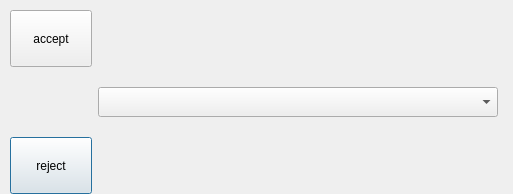
<?xml version="1.0" encoding="UTF-8"?>
<ui version="4.0">
 <class>Dialog</class>
 <widget class="QDialog" name="Dialog">
  <property name="windowModality">
   <enum>Qt::ApplicationModal</enum>
  </property>
  <property name="geometry">
   <rect>
    <x>0</x>
    <y>0</y>
    <width>513</width>
    <height>194</height>
   </rect>
  </property>
  <property name="windowTitle">
   <string>Dialog</string>
  </property>
  <property name="modal">
   <bool>true</bool>
  </property>
  <widget class="QWidget" name="gridLayoutWidget">
   <property name="geometry">
    <rect>
     <x>10</x>
     <y>10</y>
     <width>488</width>
     <height>184</height>
    </rect>
   </property>
   <layout class="QGridLayout" name="gridLayout">
    <item row="1" column="0">
     <spacer name="verticalSpacer_4">
      <property name="orientation">
       <enum>Qt::Vertical</enum>
      </property>
      <property name="sizeHint" stdset="0">
       <size>
        <width>20</width>
        <height>40</height>
       </size>
      </property>
     </spacer>
    </item>
    <item row="2" column="1">
     <spacer name="verticalSpacer_3">
      <property name="orientation">
       <enum>Qt::Vertical</enum>
      </property>
      <property name="sizeHint" stdset="0">
       <size>
        <width>20</width>
        <height>40</height>
       </size>
      </property>
     </spacer>
    </item>
    <item row="2" column="0">
     <widget class="QPushButton" name="pushReject">
      <property name="sizePolicy">
       <sizepolicy hsizetype="Minimum" vsizetype="Minimum">
        <horstretch>0</horstretch>
        <verstretch>0</verstretch>
       </sizepolicy>
      </property>
      <property name="minimumSize">
       <size>
        <width>52</width>
        <height>52</height>
       </size>
      </property>
      <property name="text">
       <string>reject</string>
      </property>
     </widget>
    </item>
    <item row="0" column="1">
     <spacer name="verticalSpacer_2">
      <property name="orientation">
       <enum>Qt::Vertical</enum>
      </property>
      <property name="sizeHint" stdset="0">
       <size>
        <width>20</width>
        <height>40</height>
       </size>
      </property>
     </spacer>
    </item>
    <item row="0" column="0">
     <widget class="QPushButton" name="pushAccept">
      <property name="sizePolicy">
       <sizepolicy hsizetype="Minimum" vsizetype="Minimum">
        <horstretch>0</horstretch>
        <verstretch>0</verstretch>
       </sizepolicy>
      </property>
      <property name="minimumSize">
       <size>
        <width>52</width>
        <height>52</height>
       </size>
      </property>
      <property name="text">
       <string>accept</string>
      </property>
     </widget>
    </item>
    <item row="1" column="1">
     <widget class="QComboBox" name="comboBox">
      <property name="sizePolicy">
       <sizepolicy hsizetype="Fixed" vsizetype="Fixed">
        <horstretch>0</horstretch>
        <verstretch>0</verstretch>
       </sizepolicy>
      </property>
      <property name="minimumSize">
       <size>
        <width>400</width>
        <height>30</height>
       </size>
      </property>
     </widget>
    </item>
   </layout>
  </widget>
 </widget>
 <resources/>
 <connections/>
</ui>
